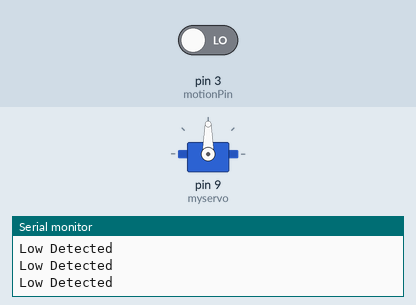
The sketch below on a simulated Arduino Uno, built with avr-gcc and run on an emulated ATmega328P. Shown: servo, the last lines printed to the serial monitor. Inputs (shaded band) come from the test bench; at power-on: pin 3 (motionPin) LOW.

Above: at 2.8 s.
2.9 s: pin 3 (motionPin) driven HIGH
At 10.46 s:
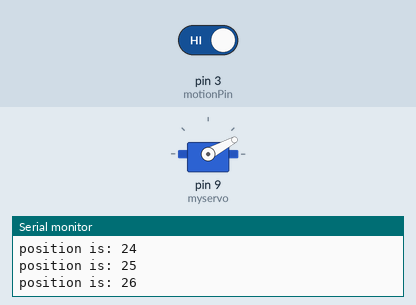
At 17.7 s:
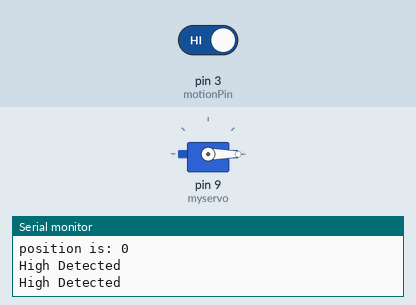
Timing chart, 0 to 19.2 s (numbered marks = the images above; inputs shaded):
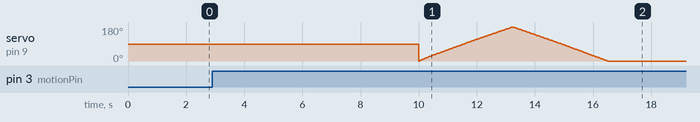

The sketch:

MotionActivatedAirhorn.ino
```cpp
#include <Servo.h>
int motionPin = 3;
int value = 0;
int pirState = LOW;

Servo myservo;  // create servo object to control a servo
// twelve servo objects can be created on most boards

int pos = 0;    // variable to store the servo position

void setup() {
  pinMode(motionPin, INPUT);
  Serial.begin(9600);
  myservo.attach(9);  // attaches the servo on pin 9 to the servo object
}

void loop() {
//  value = digitalRead(motionPin);
//  if (value == HIGH) {
//    myservo.write(30);
//    delay(1000);
//    myservo.write(100);
//    delay(1000);
//    if (pirState == LOW) {
//      Serial.println("Motion Detected!");
//      pirState = HIGH;
//    }
//  }else{
//
//    if(pirState == HIGH){
//      Serial.println("Motion Ended!");
//      pirState = LOW;
//      }
//    }

for (int i = 0; i < 10; i++)
{
  value = digitalRead(motionPin);
  if (value == HIGH)
  {
    Serial.println("High Detected");
  }
  else
  {
    Serial.println("Low Detected");
  }
  delay(1000);
}
  for (pos = 0; pos <= 180; pos += 1) { // goes from 0 degrees to 180 degrees
    // in steps of 1 degree
    Serial.print("position is: ");
    Serial.println(pos);
    myservo.write(pos);              // tell servo to go to position in variable 'pos'
    delay(15);                       // waits 15 ms for the servo to reach the position
  }
  for (pos = 180; pos >= 0; pos -= 1) { // goes from 180 degrees to 0 degrees
    Serial.print("position is: ");
    Serial.println(pos);
    myservo.write(pos);              // tell servo to go to position in variable 'pos'
    delay(15);                       // waits 15 ms for the servo to reach the position
  }
}

/*
 * int led = 13;
int pin = 2;

int value = 0;
int pirState = LOW;

void setup() {
  pinMode(led, OUTPUT);
  pinMode(pin, INPUT);
  Serial.begin(9600);
}

void loop() {

  value = digitalRead(pin);

  if (value == HIGH) {
    digitalWrite(led, HIGH);

    if (pirState == LOW) {
      Serial.println("Motion Detected!");
      pirState = HIGH;
    }
  }else{
    digitalWrite(led, LOW);

    if(pirState == HIGH){
      Serial.println("Motion Ended!");
      pirState = LOW;
      }
    }
}
 */
```
